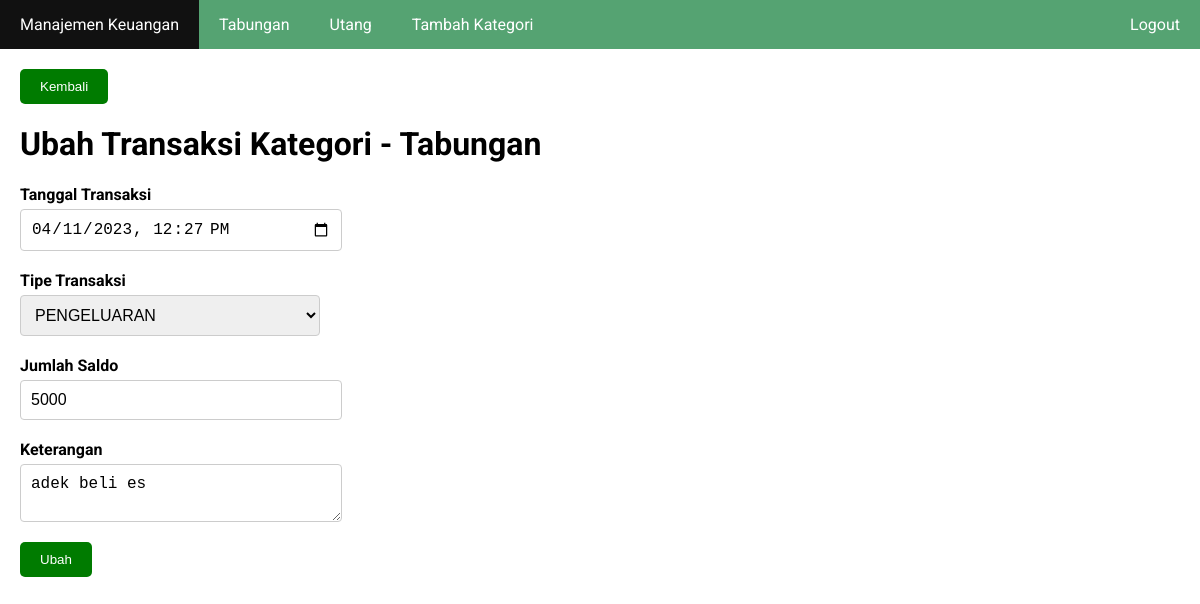
The page /ubah_transaksi.php?id_kategori=3&id_transaksi=5 (signed in) on the database its author committed.
### tables this page shows
CREATE TABLE `kategori` (
  `id_kategori` int(11) NOT NULL,
  `kategori` varchar(100) NOT NULL,
  `id_user` int(11) NOT NULL
);

CREATE TABLE `transaksi` (
  `id_transaksi` int(11) NOT NULL,
  `tanggal_transaksi` datetime NOT NULL,
  `tipe_transaksi` enum('PEMASUKAN','PENGELUARAN') NOT NULL,
  `saldo` int(11) NOT NULL,
  `keterangan` text DEFAULT NULL,
  `id_kategori` int(11) NOT NULL,
  `id_user` int(11) NOT NULL
);

### ubah_transaksi.php (the view, shortened to what this page needs)
<?php
require_once 'koneksi.php';
$id_user = $_SESSION['id_user'];
$id_kategori = $_GET['id_kategori'];
$kategori = mysqli_query($koneksi, "SELECT * FROM kategori WHERE id_user = '$id_user'");
$data_kategori = mysqli_fetch_assoc(mysqli_query($koneksi, "SELECT * FROM kategori WHERE id_user = '$id_user' AND id_kategori = '$id_kategori'"));
$id_transaksi = $_GET['id_transaksi'];
$data_transaksi = mysqli_fetch_assoc(mysqli_query($koneksi, "SELECT * FROM transaksi WHERE id_user = '$id_user' AND id_transaksi = '$id_transaksi'"));
?>
<!DOCTYPE html>
<html>
<head>
  <?php include_once 'include_head.php'; ?>
</head>
<body>
	<?php include_once 'include_nav.php'; ?>
	<div class="container">
		<button type="button" onclick="return window.history.back()" class="button">Kembali</button>
		<h1>Ubah Transaksi Kategori - <?= $data_kategori['kategori']; ?></h1>
		<form method="post">
			<div class="form-group">
				<label for="tanggal_transaksi" class="form-label">Tanggal Transaksi</label>
				<input type="datetime-local" name="tanggal_transaksi" id="tanggal_transaksi" class="form-input" required value="<?= $data_transaksi['tanggal_transaksi']; ?>">
			</div>
			<div class="form-group">
				<label for="tipe_transaksi" class="form-label">Tipe Transaksi</label>
				<select name="tipe_transaksi" id="tipe_transaksi" class="form-input">
					<option value="<?= $data_transaksi['tipe_transaksi']; ?>"><?= $data_transaksi['tipe_transaksi']; ?></option>
				</select>
			</div>
			<div class="form-group">
				<label for="saldo" class="form-label">Jumlah Saldo</label>
				<input type="number" name="saldo" id="saldo" class="form-input" required min="0" value="<?= $data_transaksi['saldo']; ?>">
			</div>
			<div class="form-group">
				<label for="keterangan" class="form-label">Keterangan</label>
				<textarea name="keterangan" id="keterangan" class="form-input" placeholder="(Opsional)"><?= strip_tags($data_transaksi['keterangan']); ?></textarea>
			</div>
			<div class="form-group">
				<button type="submit" name="btnUbah" class="button">Ubah</button>
			</div>
		</form>
	</div>
</body>
</html>

### include_nav.php
<nav>
  <ul>
    <li><a href="index.php">Manajemen Keuangan</a></li>
    <?php foreach ($kategori as $dk): ?>
    	<li><a href="kategori.php?id_kategori=<?= $dk['id_kategori']; ?>"><?= $dk['kategori']; ?></a></li>
    <?php endforeach ?>
    <li><a href="tambah_kategori.php">Tambah Kategori</a></li>
    <li class="right"><a href="logout.php">Logout</a></li>
  </ul>
</nav>

### style.css (style rules this page uses)
body { font-family: 'Roboto', sans-serif; padding: 0; margin: 0; }
.button { background-color: #007B00; border: 0px; border-radius: 5px; padding: 10px 20px; color: white; text-decoration: none; }
nav { background-color: #55A372; overflow: hidden; }
nav ul { margin: 0; padding: 0; list-style: none; }
nav li { float: left; }
nav li a { display: block; color: white; text-align: center; padding: 15px 20px; text-decoration: none; }
nav li.right { float: right; }
.container { max-width: 1200px; margin: 0 auto; padding: 20px; }
.form-group { margin-bottom: 20px; }
.form-label { display: block; margin-bottom: 5px; font-weight: bold; }
.form-input { display: block; width: 300px; padding: 10px; border: 1px solid #ccc; border-radius: 4px; font-size: 16px; }

### rows shown on the page
kategori: kategori "Tabungan"
kategori: kategori "Utang"
transaksi: tanggal_transaksi "04/11/2023 12:27", tipe_transaksi "PENGELUARAN", saldo "5000", keterangan "adek beli es"
